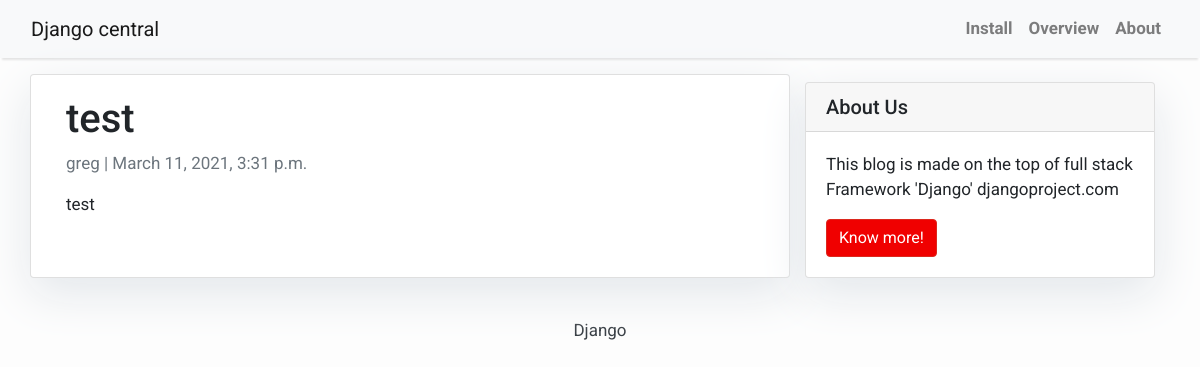
Page /test/ on the committed database.
### blog/models.py (models this page shows, shortened)
class Post(models.Model):
    title = models.CharField(max_length=200, unique=True)
    slug = models.SlugField(max_length=200, unique=True)
    author = models.ForeignKey(User, on_delete= models.CASCADE,related_name='blog_posts')
    updated_on = models.DateTimeField(auto_now= True)
    content = models.TextField()
    created_on = models.DateTimeField(auto_now_add=True)
    status = models.IntegerField(choices=STATUS, default=0)
    class Meta:
        ordering = ['-created_on']

### blog/views.py (the view)
# urls.py: path('<slug:slug>/', views.PostDetail.as_view(), name='post_detail'),
class PostDetail(generic.DetailView):
    model = Post
    template_name = 'post_detail.html'

### templates/post_detail.html
{% extends 'base.html' %} {% block content %}
<div class="container">
  <div class="row">
    <div class="col-md-8 card mb-4  mt-3 left  top">
      <div class="card-body">
        <h1>{% block title %} {{ object.title }} {% endblock title %}</h1>
        <p class=" text-muted">{{ post.author }} | {{ post.created_on }}</p>
        <p class="card-text ">{{ object.content | safe }}</p>
      </div>
    </div>
    {% block sidebar %} {% include 'sidebar.html' %} {% endblock sidebar %}
  </div>
</div>
{% endblock content %}

### templates/base.html (style rules this page uses)
body { font-family: "Roboto", sans-serif; font-size: 17px; background-color: #fdfdfd; }

### templates/sidebar.html (style rules this page uses)
.card { box-shadow: 0 16px 48px #E3E7EB; }

### rows in the picture
Post: title "test", author "greg", created_on "March 11, 2021, 3:31 p.m.", content "test"
